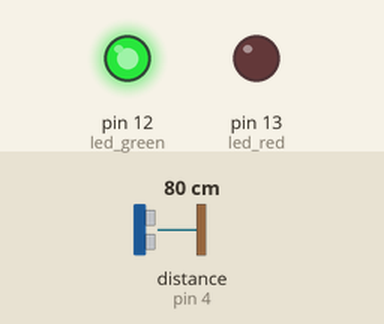
Simulated run of this sketch. Board: Arduino Uno, built with avr-gcc and run on an emulated ATmega328P. Shown: output pins drawn as LEDs (lit = HIGH). Wiring (inferred from the names in the program): ultrasonic range finder: trigger pin 2; echo pin 4. The inputs (shaded band) are chosen by the test bench; at power-on: distance to the obstacle (sensor on pin 4) 80 cm. The echo pulse lasts 58.3 µs per cm; pins used as bus, display or sensor lines are not drawn.

Above: at 1.3 s.
1.4 s: distance to the obstacle (sensor on pin 4) set to 6 cm
2.9 s: distance to the obstacle (sensor on pin 4) set to 3 cm
At 3.4 s:
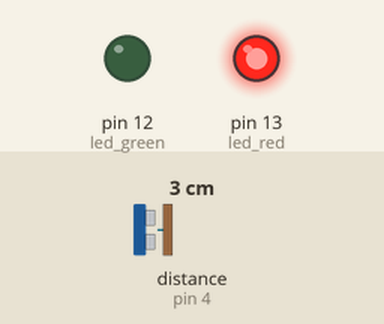
4.5 s: distance to the obstacle (sensor on pin 4) set to 9 cm
At 5.7 s:
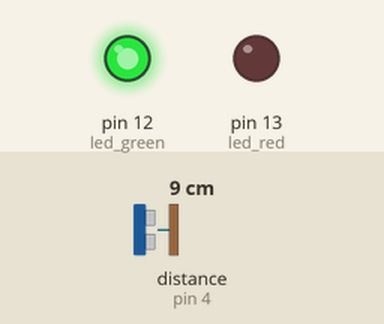
6.0 s: distance to the obstacle (sensor on pin 4) set to 2 cm
At 7.0 s:
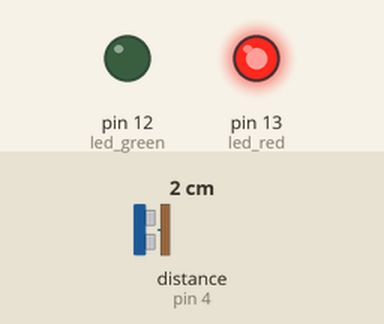
Timing chart, 0 to 8.5 s (numbered marks = the images above; inputs shaded):
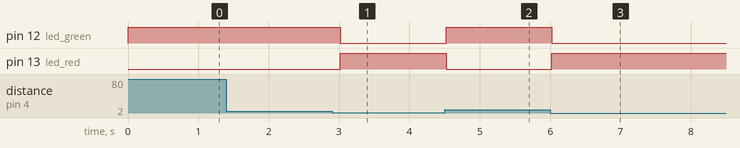

Measured:
- the behaviour switches between 5 and 4 cm on distance to the obstacle (sensor on pin 4) (found by bisection; images 0 and 1)
- after the input at 1.4 s, every drawn part: stays the same
- after the input at 2.9 s, pin 12 (led_green): HIGH → LOW after 0.12 s; pin 13 (led_red): LOW → HIGH after 0.12 s
- after the input at 4.5 s, pin 12 (led_green): LOW → HIGH at once; pin 13 (led_red): HIGH → LOW at once
- after the input at 6.0 s, pin 12 (led_green): HIGH → LOW at once; pin 13 (led_red): LOW → HIGH at once

The sketch:

ultrasonic_ex01.ino
```cpp
int trigPin = 2;
int echoPin = 4;
int led_red = 13;
int led_green = 12;

void setup() {
  pinMode(trigPin, OUTPUT);
  pinMode(echoPin, INPUT);
  pinMode(led_red, OUTPUT);
  pinMode(led_green, OUTPUT);
}

void loop() {
  digitalWrite(trigPin, LOW);
  delayMicroseconds(1);
  digitalWrite(trigPin, HIGH);
  delayMicroseconds(10);
  digitalWrite(trigPin, LOW);

  unsigned long distance = (pulseIn(echoPin, HIGH) * 34000 / 1000000 ) / 2;

  if (distance < 4)
  {
    digitalWrite(led_red, HIGH);
    digitalWrite(led_green, LOW);
  }
  else
  {
    digitalWrite(led_red, LOW);
    digitalWrite(led_green, HIGH);
  }
  delay(500);
}
```
